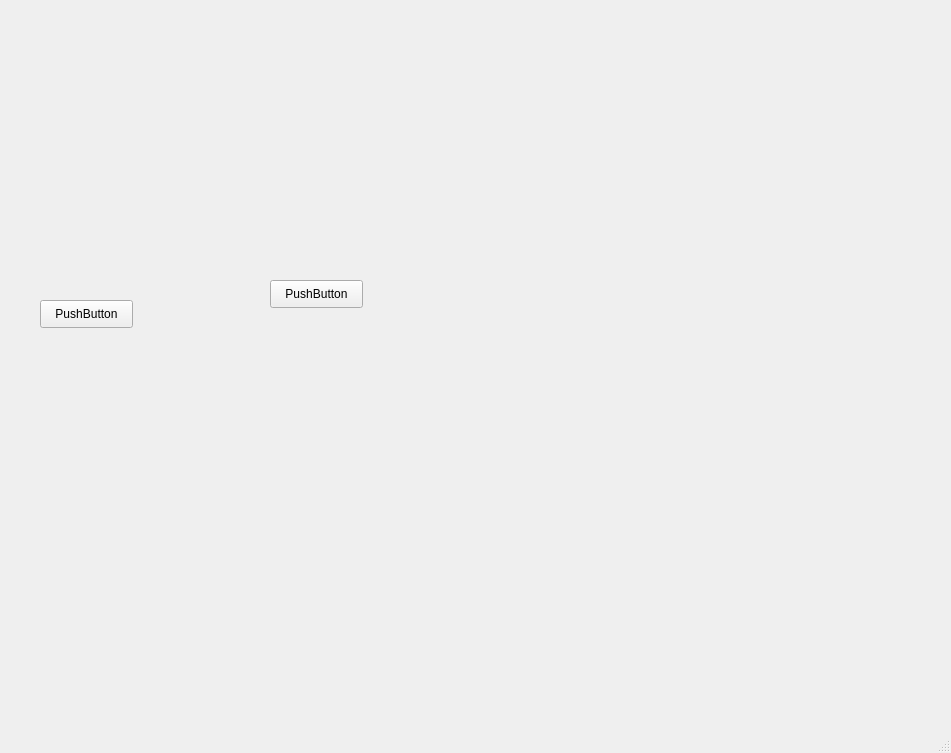
<?xml version="1.0" encoding="UTF-8"?>
<ui version="4.0">
 <class>MainWindow</class>
 <widget class="QMainWindow" name="MainWindow">
  <property name="geometry">
   <rect>
    <x>0</x>
    <y>0</y>
    <width>951</width>
    <height>753</height>
   </rect>
  </property>
  <property name="cursor">
   <cursorShape>ArrowCursor</cursorShape>
  </property>
  <property name="windowTitle">
   <string>MainWindow</string>
  </property>
  <widget class="QWidget" name="centralwidget">
   <widget class="QPushButton" name="pushButton">
    <property name="geometry">
     <rect>
      <x>40</x>
      <y>300</y>
      <width>93</width>
      <height>28</height>
     </rect>
    </property>
    <property name="text">
     <string>PushButton</string>
    </property>
   </widget>
   <widget class="QPushButton" name="pushButton_2">
    <property name="geometry">
     <rect>
      <x>270</x>
      <y>280</y>
      <width>93</width>
      <height>28</height>
     </rect>
    </property>
    <property name="text">
     <string>PushButton</string>
    </property>
   </widget>
  </widget>
  <widget class="QMenuBar" name="menubar">
   <property name="geometry">
    <rect>
     <x>0</x>
     <y>0</y>
     <width>951</width>
     <height>26</height>
    </rect>
   </property>
  </widget>
  <widget class="QStatusBar" name="statusbar"/>
 </widget>
 <resources/>
 <connections>
  <connection>
   <sender>pushButton_2</sender>
   <signal>clicked()</signal>
   <receiver>MainWindow</receiver>
   <slot>close()</slot>
   <hints>
    <hint type="sourcelabel">
     <x>332</x>
     <y>319</y>
    </hint>
    <hint type="destinationlabel">
     <x>425</x>
     <y>432</y>
    </hint>
   </hints>
  </connection>
 </connections>
</ui>
